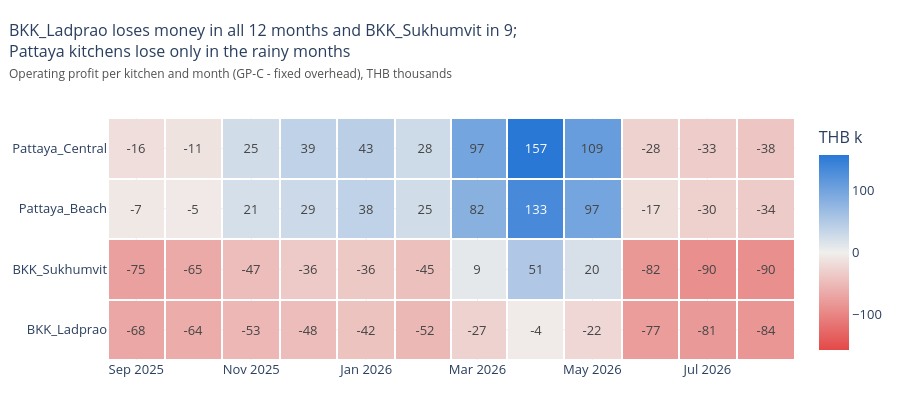

The notebook cell this image was saved under:
### Code cell
heat = k.pivot(index="kitchen", columns="month", values="operating_profit").loc[kfy["op_per_month"].sort_values().index]
lim = np.abs(heat.to_numpy()).max() / 1000
fig = go.Figure(go.Heatmap(
    z=heat / 1000, x=heat.columns, y=heat.index, zmid=0, zmin=-lim, zmax=lim,
    colorscale=[[0, DOWN], [0.5, MID], [1, UP]], xgap=2, ygap=2,
    text=(heat / 1000).round(0).astype(int), texttemplate="%{text}",
    colorbar=dict(title="THB k"), hovertemplate="%{y} %{x}<br>%{z:,.0f}k THB<extra></extra>"))
below = kfy["months_below_0"]
fig.update_layout(
    title=subtitle(f"BKK_Ladprao loses money in all {below['BKK_Ladprao']} months and BKK_Sukhumvit in "
                   f"{below['BKK_Sukhumvit']}; Pattaya kitchens lose only in the rainy months",
                   "Operating profit per kitchen and month (GP-C - fixed overhead), THB thousands"),
    height=420, yaxis_title=None)
fig.show()

### Figure 1 — Plotly figure (JSON) as saved in the notebook; plotly's stock layout.template omitted (floating-point values rounded to 4 significant figures)
{"data": [{"colorbar": {"title": {"text": "THB k"}}, "colorscale": [[0, "#e34948"], [0.5, "#f0efec"], [1, "#2a78d6"]], "hovertemplate": "%{y} %{x}<br>%{z:,.0f}k THB<extra></extra>", "text": [[-68, -64, -53, -48, -42, -52, -27, -4, -22, -77, -81, -84], [-75, -65, -47, -36, -36, -45, 9, 51, 20, -82, -90, -90], [-7, -5, 21, 29, 38, 25, 82, 133, 97, -17, -30, -34], [-16, -11, 25, 39, 43, 28, 97, 157, 109, -28, -33, -38]], "texttemplate": "%{text}", "type": "heatmap", "x": ["2025-09", "2025-10", "2025-11", "2025-12", "2026-01", "2026-02", "2026-03", "2026-04", "2026-05", "2026-06", "2026-07", "2026-08"], "xgap": 2, "y": ["BKK_Ladprao", "BKK_Sukhumvit", "Pattaya_Beach", "Pattaya_Central"], "ygap": 2, "z": [[-68.0, -63.59, -53.06, -47.64, -41.68, -52.02, -27.12, -3.578, -22.33, -77.42, -80.72, -83.82], [-74.78, -65.45, -47.12, -35.84, -36.04, -44.64, 8.858, 50.96, 19.92, -82.15, -90.28, -90.0], [-6.655, -5.226, 21.08, 28.59, 37.73, 25.19, 82.11, 133.5, 97.26, -17.2, -29.71, -34.23], [-15.99, -11.08, 25.24, 38.62, 42.9, 27.78, 97.31, 157.0, 108.5, -27.58, -32.9, -38.44]], "zmax": 157.0, "zmid": 0, "zmin": -157.0}], "layout": {"height": 420, "title": {"font": {"size": 16}, "pad": {"t": 36}, "text": "BKK_Ladprao loses money in all 12 months and BKK_Sukhumvit in 9;<br>Pattaya kitchens lose only in the rainy months<br><span style='font-size:12px;color:#52514e'>Operating profit per kitchen and month (GP-C - fixed overhead), THB thousands</span>", "x": 0.01, "xanchor": "left", "y": 1, "yanchor": "top", "yref": "container"}, "yaxis": {"title": {}}}}
